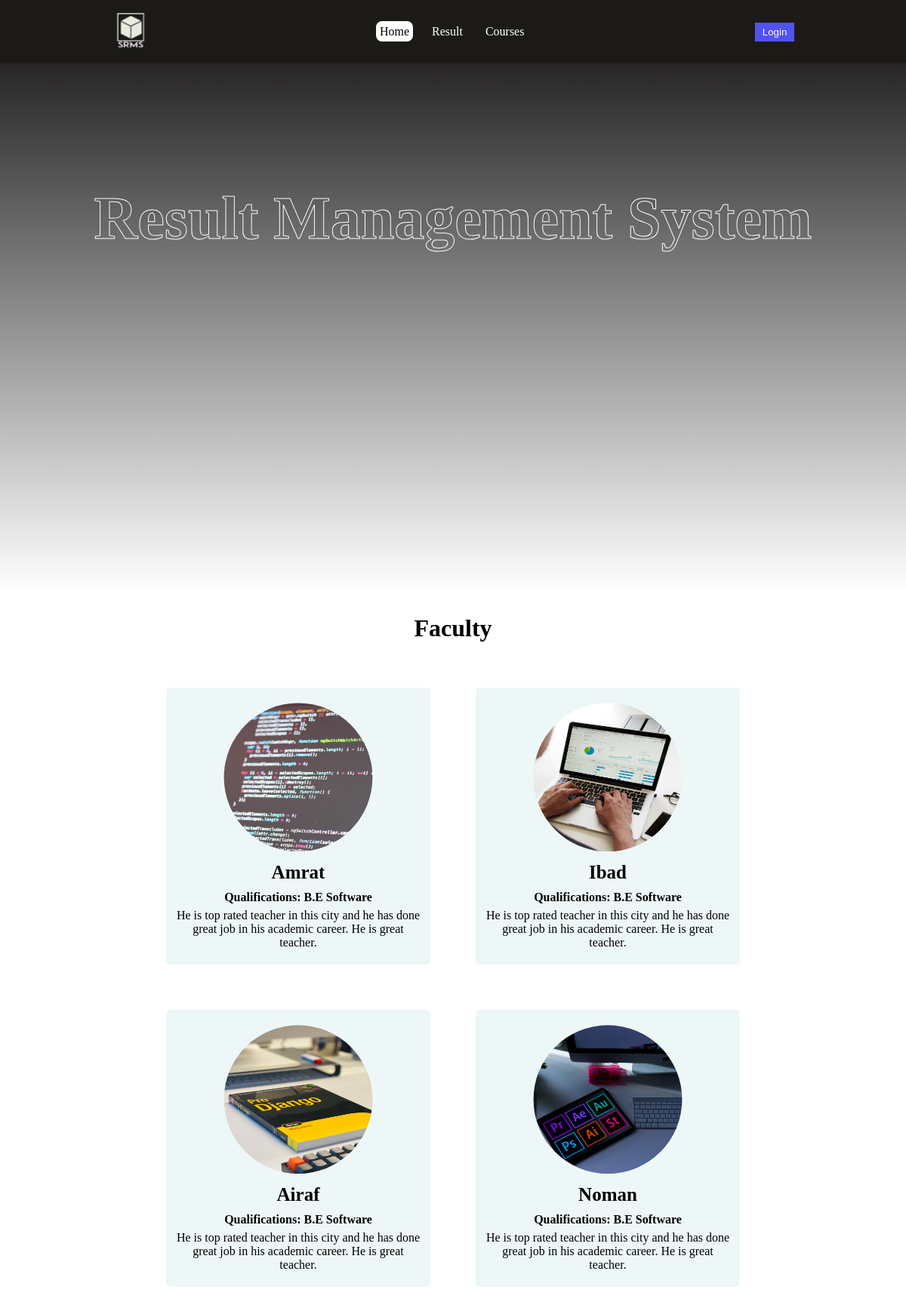
The page / on the database its author committed.
### resultmanagementapp/models.py (models this page shows)
class FacultyModel(models.Model):
     name = models.CharField(max_length = 100)
     image = models.ImageField(upload_to = "faculty/")
     qualifications = models.CharField(max_length = 250)
     introduction = models.TextField()

### resultmanagementapp/views.py (the view)
# urls.py: 2. Add a URL to urlpatterns:  path('', views.home, name='home')
def home(request):
    faculty = FacultyModel.objects.all()
    data = {
          'faculty': faculty,
          'title': "SRMS | Home",
     }
    return render(request, "index.html", data)

### templates/index.html
{% extends 'base.html' %}
{% block content %}
<div>
     <div class="home-title">
          <h1>Result Management System</h1>
     </div>
     <h1 class="faculty-heading">Faculty</h1>
     <section class="profiles">
          {% for fac_profile in faculty %}
               <div class="profile">
                    <div>
                         <img src="/media/{{fac_profile.image}}" alt="">
                    </div>
                    <div class="content">
                         <h3>{{fac_profile.name}}</h3>
                         <p class="qualification">Qualifications: {{fac_profile.qualifications}}</p>
                         <p>{{fac_profile.introduction}}</p>
                    </div>
               </div>
          {% endfor %}
     </section>
</div>
{% endblock %}

### templates/base.html
{% include 'header.html' %}
{% block content %}
{% endblock %}
{% include 'footer.html' %}

### templates/header.html (shortened to what this page needs)
<!DOCTYPE html>
<html lang="en">
<head>
     <link rel="stylesheet" href="static/css/style.css">
     <link rel="stylesheet" href="static/css/home.css">
     <link rel="stylesheet" href="static/css/result.css">
     <link rel="stylesheet" href="static/css/login.css">
     <link rel="stylesheet" href="static/css/showresult.css">
     <link rel="stylesheet" href="static/css/courses.css">
</head>
<body>
     <section class="nav-bar">
          <header>
               <div class="logo">
                    <img src="static/logo/logo.png">
               </div>
               <nav>
                    <ul>
                         <li class="{% if request.path == '/' %} active {% endif %}"><a href="{% url 'home' %}">Home</a></li>
                         <li class="{% if request.path == '/result' %} active {% endif %}"><a href="{% url 'result' %}">Result</a></li>
                         <li class="{% if request.path == '/courses' %} active {% endif %}"><a href="{% url 'courses' %}">Courses</a></li>
                    </ul>
               </nav>
               {% if user.is_authenticated %}
                    <div class="logged-in">
                         <h3>{{user}}</h3>
                         <a href="/logout"><button>Logout</button></a>
                    </div>
               {% else %}
                    <div class="btns">
                         <a href="/login"><button>Login</button></a>
                    </div>
               {% endif %}
          </header>
     </section>

### templates/footer.html
</body>
</html>

### static/css/style.css (style rules this page uses)
* { margin: 0; padding: 0; box-sizing: border-box; }
.logo { width: 60px; }
.logo img { width: 100%; }
.nav-bar { background-color: rgb(27, 26, 23); padding: 15px 0px 15px 0px; }
.nav-bar header { display: flex; justify-content: space-around; align-items: center; }
.nav-bar header nav ul { display: flex; list-style: none; }
nav ul li { margin: 10px; }
nav ul li a { text-decoration: none; padding: 5px; color: white; border-radius: 8px; }
.btns button, .logged-in button { padding: 5px 10px 5px 10px; margin-left: 5px; margin-right: 5px; background-color: rgb(82, 82, 240); color: white; cursor: pointer; border: none; }
.active a { background-color: white; color: black; }
.faculty-heading { margin-top: 30px; margin-bottom: 30px; text-align: center; }
.profiles { display: flex; flex-wrap: wrap; justify-content: center; margin-bottom: 50px; }
.profile { display: flex; flex-direction: column; width: 350px; justify-content: center; align-items: center; text-align: center; margin: 30px; padding: 20px 10px 20px 10px; background-color: rgb(238, 247, 247); border-radius: 5px; transition: 0.5s; }
.profile img { width: 350px; clip-path: circle(); }
.profile h3 { margin-top: 10px; margin-bottom: 10px; font-size: 25px; }
.profile .qualification { font-weight: bold; margin-bottom: 6px; }

### static/css/home.css (style rules this page uses)
.home-title { width: 100%; height: 700px; background: linear-gradient(rgb(39, 37, 37), white); display: flex; justify-content: center; }
.home-title h1 { font-size: 80px; margin-top: 160px; color: transparent; -webkit-text-stroke-color : white; -webkit-text-stroke-width : 1px; }

### rows shown on the page
FacultyModel: image (picture), name "Amrat", qualifications "B.E Software", introduction "He is top rated teacher in this city and he has done great job in his academic career. He is great teacher."
FacultyModel: image (picture), name "Ibad", qualifications "B.E Software", introduction "He is top rated teacher in this city and he has done great job in his academic career. He is great teacher."
FacultyModel: image (picture), name "Airaf", qualifications "B.E Software", introduction "He is top rated teacher in this city and he has done great job in his academic career. He is great teacher."
FacultyModel: image (picture), name "Noman", qualifications "B.E Software", introduction "He is top rated teacher in this city and he has done great job in his academic career. He is great teacher."
